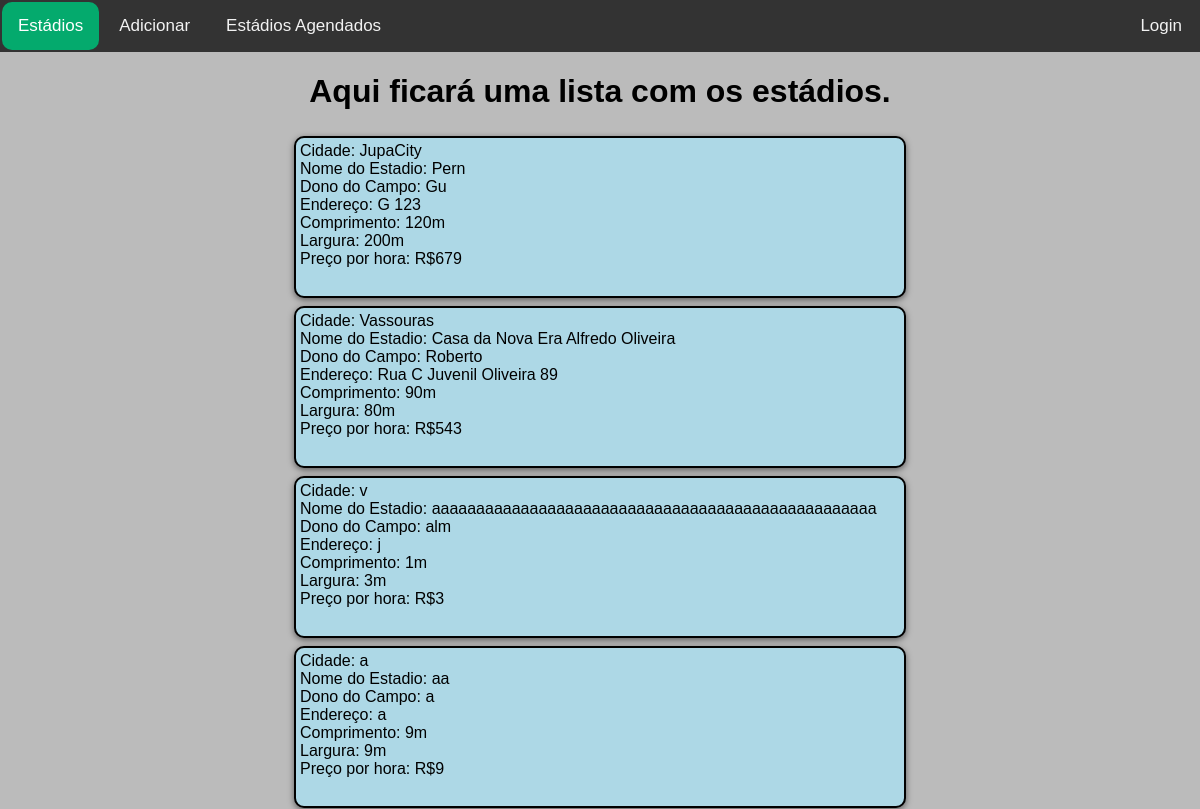
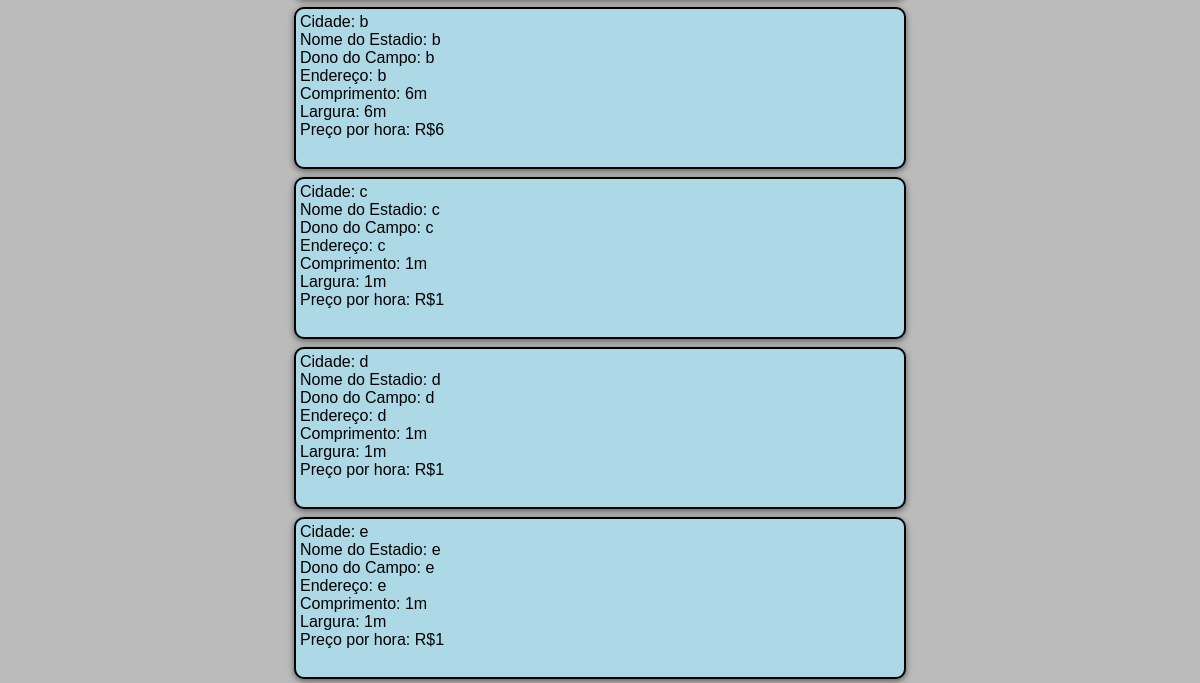
/, run on an earlier commit of the app's database (2 pictures, top to bottom).
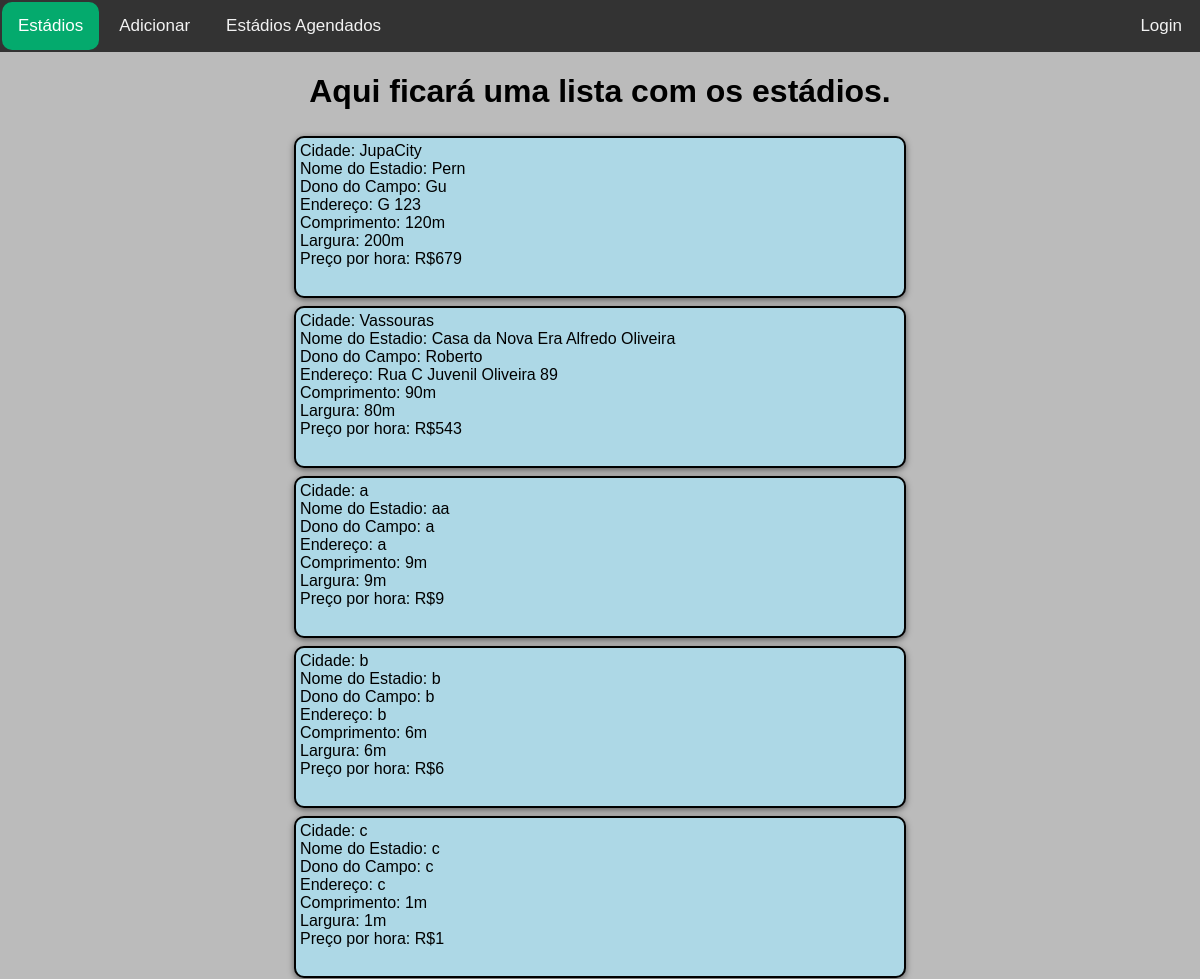
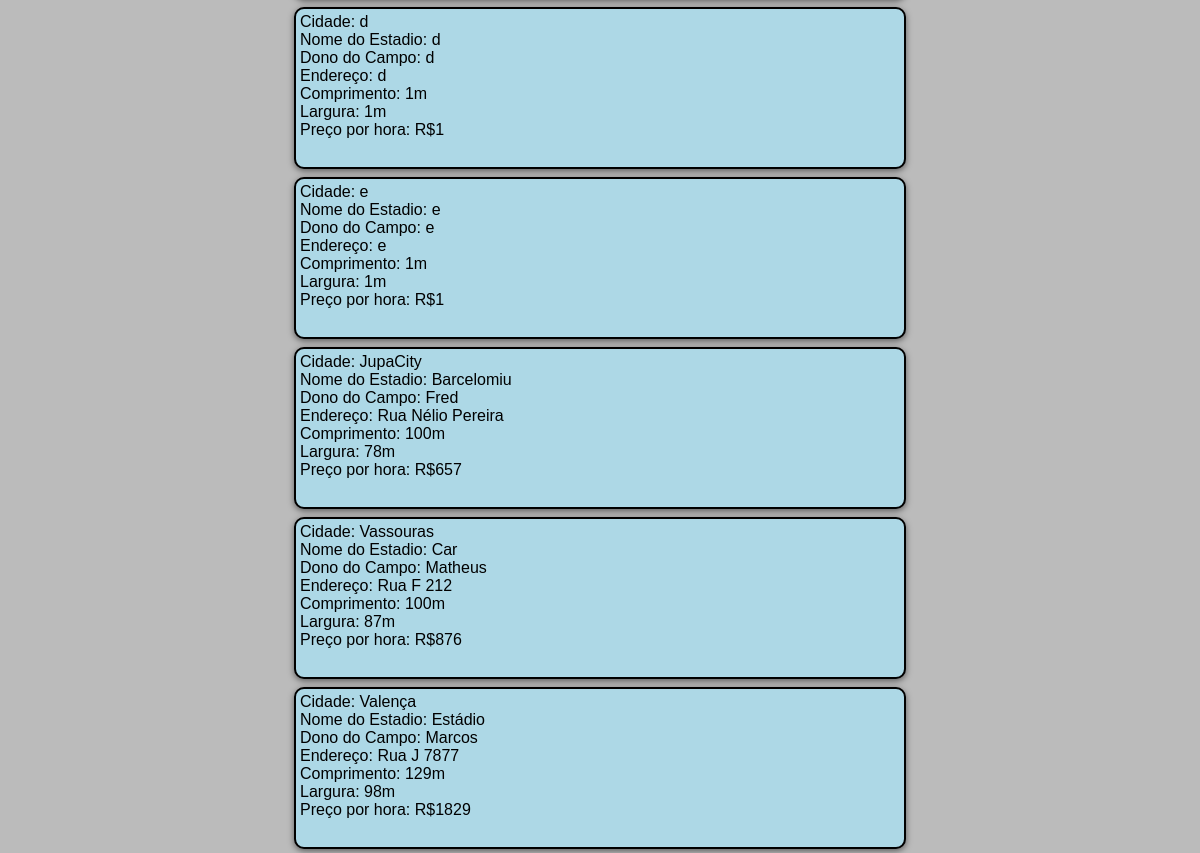
And on a later commit of the database (2 pictures, top to bottom).
### aluguel/models.py (models this page shows, shortened)
class Estadio(models.Model):
    cidade = models.CharField('Cidade', max_length=40)
    nomeEstadio = models.CharField('Nome do Estadio', max_length=50)
    donoCampo = models.CharField('Dono do Campo', max_length=80)
    enderecoCampo = models.CharField('Endereço do Campo', max_length=150)
    comprimentoCampo = models.SmallIntegerField('Comprimento do Campo')
    larguraCampo = models.SmallIntegerField('Largura do Campo')
    precoHora = models.PositiveSmallIntegerField('Preço por Hora')

### aluguel/views.py (the view)
# urls.py: path('', listaEstadios, name='listaEstadios'),
def listaEstadios(request):
    estadios = Estadio.objects.all()
    return render(request, "estadios.html", {"estadios": estadios})

### aluguel/templates/estadios.html (shortened to what this page needs)
<!DOCTYPE html>
{% load static %}
<html lang="pt-br">
<head>
    <link rel="stylesheet" href="{% static '../static/style.css' %}">
</head>
<body>
    <header>
        <nav>
            <ul>
                <li><a href="{% url 'listaEstadios' %}" class="atual">Estádios</a></li>
                <li><a href="{% url 'adicionarEstadio' %}" class="novoEstadio">Adicionar</a></li>
                <li><a href="{% url 'estadiosEscolhidos' %}">Estádios Agendados</a></li>
                <li><a href="#" class="login">Login</a></li>
            </ul>
        </nav>
    </header>
    <h1>Aqui ficará uma lista com os estádios.</h1>
        <div class="todosEstadios">
        {% for estadio in estadios %}
            <div class="estadio">
                    <div class="conteudo" onclick="window.location.href = `{% url 'escolherEstadio' estadio.id %}` ">
                        <ul>
                            <li> Cidade: {{estadio.cidade}}</li>
                            <li>Nome do Estadio: {{estadio.nomeEstadio}}</li>
                            <li>Dono do Campo: {{estadio.donoCampo}}</li>
                            <li>Endereço: {{estadio.enderecoCampo}}</li>
                            <li>Comprimento: {{estadio.comprimentoCampo}}m</li>
                            <li>Largura: {{estadio.larguraCampo}}m</li>
                            <li>Preço por hora: R${{estadio.precoHora}}</li>
                        </ul>
                    </div>
            </div>
        {% endfor %}
        </div>
</body>
</html>

What changed in the data, as far as the page shows it:
removed Estadio: cidade "v", nomeEstadio "aaaaaaaaaaaaaaaaaaaaaaaaaaaaaaaaaaaaaaaaaaaaaaaaaa", donoCampo "alm", enderecoCampo "j", comprimentoCampo "1", larguraCampo "3", precoHora "3"
added Estadio: cidade "JupaCity", nomeEstadio "Barcelomiu", donoCampo "Fred", enderecoCampo "Rua Nélio Pereira", comprimentoCampo "100", larguraCampo "78", precoHora "657"
added Estadio: cidade "Vassouras", nomeEstadio "Car", donoCampo "Matheus", enderecoCampo "Rua F 212", comprimentoCampo "100", larguraCampo "87", precoHora "876"
added Estadio: cidade "Valença", nomeEstadio "Estádio", donoCampo "Marcos", enderecoCampo "Rua J 7877", comprimentoCampo "129", larguraCampo "98", precoHora "1829"
